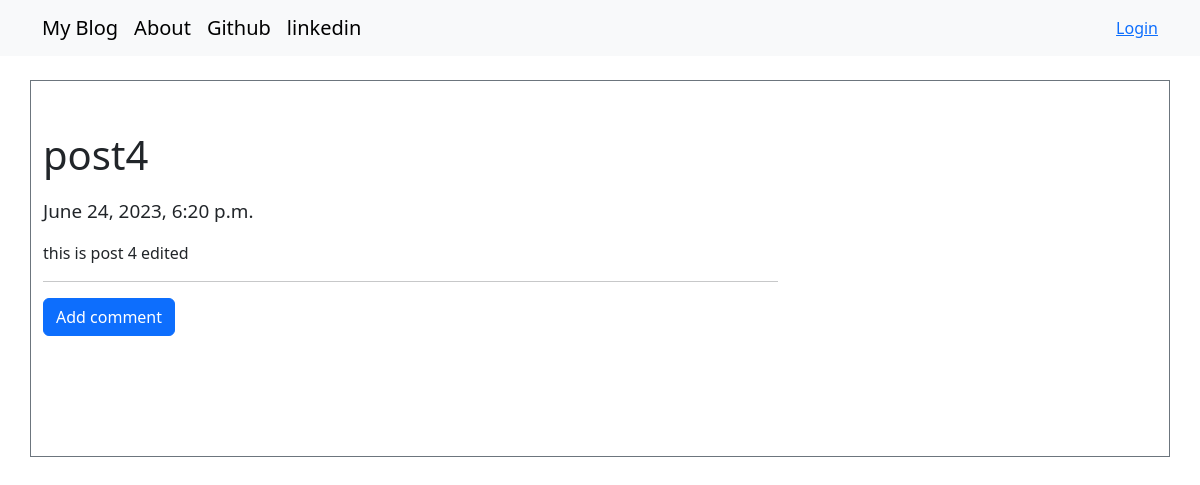
//post/10, run on the app's committed database.
### blog/models.py (models this page shows, shortened)
class Post(models.Model):
    author = models.ForeignKey('auth.User', on_delete=models.CASCADE)
    title = models.CharField(max_length=200)
    text = models.TextField()
    created_date = models.DateTimeField(default=timezone.now())
    published_date = models.DateTimeField(blank=True, null=True)

### blog/views.py (the view)
# urls.py: path('/post/<int:pk>', views.PostDetailView.as_view(), name='post_detail'),
class PostDetailView(DetailView):
    model = Post

### blog/templates/blog/post_detail.html (shortened to what this page needs)
{% extends "blog/base.html" %}
{% block content %}
    <h1 class="posttitle loader">{{ post.title }}</h1>
{% if post.published_date %}
    <div class="date postdate">
        {{ post.published_date }}
    </div>
{% else %}
    <br>
    <a href="{% url 'post_publish' pk=post.pk %}" class="btn btn-secondary">Publish</a>
{% endif %}
    <p class="postcontent">{{ post.text|safe|linebreaksbr }}</p>
    <hr>
    <a href="{% url 'add_comment_to_post' pk=post.pk %}" class="btn btn-primary btn-comment">Add comment</a>
    <div class="container">
        {% for comment in post.comments.all %}
            <br>
            {% empty %}
            <p>No Comments</p>
        {% endfor %}
    </div>
{% endblock %}

### blog/static/css/blog.css (style rules this page uses)
.date { padding-top: 10px; font-size: 0.5cm; }
.postcontent { font-size: 0.7cm; }

### data on the page
Post: title "post4", published_date "June 24, 2023, 6:20 p.m.", text "this is post 4 edited"
